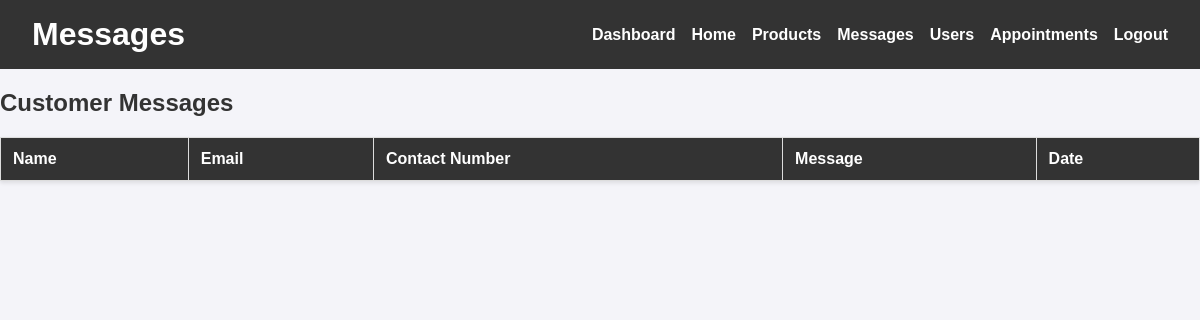
The page /admin/messages.php on the database as committed earlier.
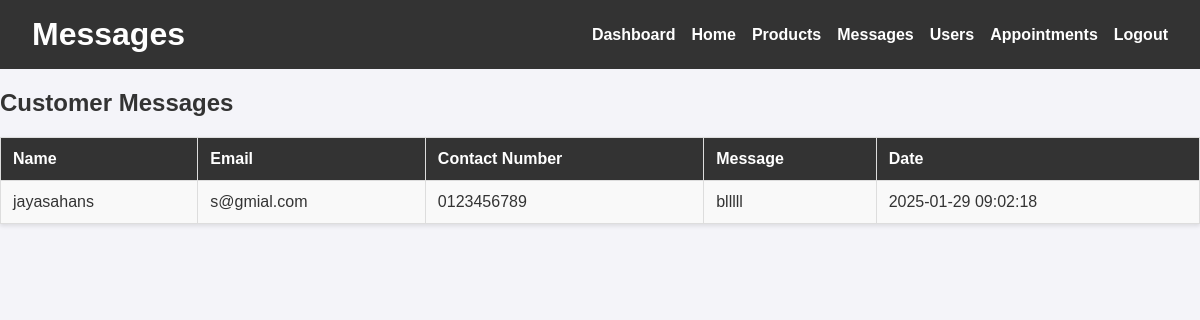
The same page on the database as committed later.
### tables this page shows
CREATE TABLE `messages` (
  `name` varchar(30) NOT NULL,
  `email` varchar(20) NOT NULL,
  `contact` varchar(15) NOT NULL,
  `message` varchar(50) NOT NULL,
  `date` datetime NOT NULL
);

### admin/adminFunctions.php (called while the page is built, shortened)
<?php
function fetchMessages($conn)
{
    $stmt = $conn->query("SELECT name, email, contact, message, date FROM messages");
    return $stmt->fetchAll(PDO::FETCH_ASSOC);
}

### admin/messages.php (the view, shortened to what this page needs)
<?php
require_once 'adminFunctions.php';
$messages = fetchMessages($conn);
?>
<!DOCTYPE html>
<html lang="en">
<head>
    <link rel="stylesheet" href="adminPanel.css">
</head>
<body>
    <header class="admin-header">
        <h1>Messages</h1>
        <nav class="admin-nav">
            <ul>
                <li><a href="panelDash.php">Dashboard</a></li>
                <li><a href="/EGS/index.php">Home</a></li>
                <li><a href="products.php">Products</a></li>
                <li><a href="messages.php">Messages</a></li>
                <li><a href="users.php">Users</a></li>
                <li><a href="appointments.php">Appointments</a></li>
                <li><a href="/EGS/pages/login.php">Logout</a></li>
            </ul>
        </nav>
    </header>
    <main>
        <h2>Customer Messages</h2>
        <table>
            <tr>
                <th>Name</th>
                <th>Email</th>
                <th>Contact Number</th>
                <th>Message</th>
                <th>Date</th>
            </tr>
            <?php foreach ($messages as $message): ?>
                <tr>
                    <td><?= htmlspecialchars($message['name']) ?></td>
                    <td><?= htmlspecialchars($message['email']) ?></td>
                    <td><?= htmlspecialchars($message['contact']) ?></td>
                    <td><?= htmlspecialchars($message['message']) ?></td>
                    <td><?= htmlspecialchars($message['date']) ?></td>
                </tr>
            <?php endforeach; ?>
        </table>
    </main>
</body>
</html>

Rows that differ between the two databases and show on the page:
added messages: name "jayasahans", email "s@gmial.com", contact "0123456789", message "blllll", date "2025-01-29 09:02:18"
